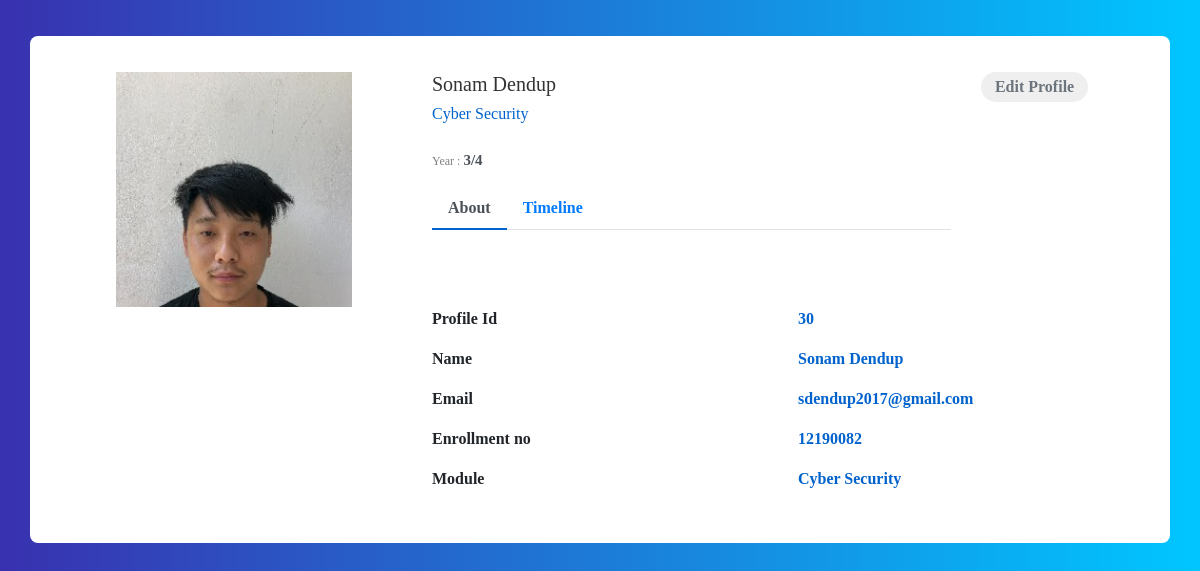
Screenshot of /details/ with the database file from the repository.
### core/models.py (models this page shows, shortened)
class Profile(models.Model):
    first_name = models.CharField(max_length=70)
    last_name = models.CharField(max_length=70)
    date = models.DateField()
    phone = models.BigIntegerField()
    email = models.EmailField()
    ranking = models.IntegerField()
    profession = models.CharField(max_length=200)
    status = models.CharField(choices=types,max_length=20,null=True,blank=False,default='BScIT A')
    present = models.BooleanField(default=False)
    image = models.ImageField()
    updated = models.DateTimeField(auto_now=True)
    shift = models.TimeField()

### core/views.py (the view)
# urls.py: path('details/', details, name= 'details'),
def details(request):
    try:
        last_face = LastFace.objects.last()
        profile = Profile.objects.get(Q(image__icontains=last_face))
    except:
        last_face = None
        profile = None
    context = {
        'profile': profile,
        'last_face': last_face
    }
    return render(request, 'core/details.html', context)

### core/models.py (called while the page is built)
    def __str__(self):
        return self.last_face

### core/templates/core/details.html (shortened to what this page needs)
{% extends "core/base.html" %}
{% load static %}
{% block content %}
{% if profile == None %}
<div class="container emp-profile">
    <div class="row">
        <div class="col-md-5">
            <div class="alert alert-warning">
                <svg width="1.0625em" height="1em" viewBox="0 0 17 16" class="bi bi-exclamation-triangle"
                    fill="currentColor" xmlns="http://www.w3.org/2000/svg">
                    <path fill-rule="evenodd"
                        d="M7.938 2.016a.146.146 0 0 0-.054.057L1.027 13.74a.176.176 0 0 0-.002.183c.016.03.037.05.054.06.015.01.034.017.066.017h13.713a.12.12 0 0 0 .066-.017.163.163 0 0 0 .055-.06.176.176 0 0 0-.003-.183L8.12 2.073a.146.146 0 0 0-.054-.057A.13.13 0 0 0 8.002 2a.13.13 0 0 0-.064.016zm1.044-.45a1.13 1.13 0 0 0-1.96 0L.165 13.233c-.457.778.091 1.767.98 1.767h13.713c.889 0 1.438-.99.98-1.767L8.982 1.566z" />
                    <path
                        d="M7.002 12a1 1 0 1 1 2 0 1 1 0 0 1-2 0zM7.1 5.995a.905.905 0 1 1 1.8 0l-.35 3.507a.552.552 0 0 1-1.1 0L7.1 5.995z" />
                </svg>
                <p><b>Note: </b>
                <ul>
                    <li>It takes some time to turn on the camera if your computer hardware
                        does not meet the requirements of the face recognition software</li>
                    <li>consider providing good lighting and good resolution cameras
                        for the software to work properly</li>
                </ul>
                <small>(Press 'q' to close camera)</small>
                </p>
            </div>
        </div>
        <div class="col-md-1">
        </div>
        <div class="col-md-6">
            <div class="col-md-3">
                <!-- <a   href="{% url 'home' %}"><input type="submit" class="profile-edit-btn m-2 "
                            name="btnAddMore" value="Return" /></a> -->
            </div>
            <div>
                <img src="{% static 'img/fgirl.jpg'%}" alt="" width="99%">
            </div>
        </div>
    </div>
</div>
{% else %}
<div class="container emp-profile">
        <div class="row">
            <div class="col-md-4">
                <div class="profile-img">
                    <img src="{{ profile.image.url }}" alt="" />
                </div>
            </div>
            <div class="col-md-6">
                <div class="profile-head">
                    <h5>
                        {{profile.first_name}} {{profile.last_name}}
                    </h5>
                    <h6>
                        {{profile.profession }}
                    </h6>
                    <p class="proile-rating">Year : <span>{{profile.ranking}}/4</span></p>
                    <ul class="nav nav-tabs" id="myTab" role="tablist">
                        <li class="nav-item">
                            <a class="nav-link active" id="home-tab" data-toggle="tab" href="#home" role="tab"
                                aria-controls="home" aria-selected="true">About</a>
                        </li>
                        <li class="nav-item">
                            <a class="nav-link" id="profile-tab" data-toggle="tab" href="#profile" role="tab"
                                aria-controls="profile" aria-selected="false">Timeline</a>
                        </li>
                    </ul>
                </div>
            </div>
            <div class="col-md-2">
                <a href="{% url 'edit_profile' profile.id %}"><input type="button" class="profile-edit-btn" name="btnAddMore" value="Edit Profile" /></a>
            </div>
        </div>
        <div class="row">
            <div class="col-md-4">
                <div class="profile-work">
                </div>
            </div>
            <div class="col-md-8">
                <div class="tab-content profile-tab" id="myTabContent">
                    <div class="tab-pane fade show active" id="home" role="tabpanel" aria-labelledby="home-tab">
                        <div class="row">
                            <div class="col-md-6">
                                <label>Profile Id</label>
                            </div>
                            <div class="col-md-6">
                                <p>{{profile.id}}</p>
                            </div>
                        </div>
                        <div class="row">
                            <div class="col-md-6">
                                <label>Name</label>
                            </div>
                            <div class="col-md-6">
                                <p>{{profile.first_name}} {{profile.last_name}}</p>
                            </div>
                        </div>
                        <div class="row">
                            <div class="col-md-6">
                                <label>Email</label>
                            </div>
                            <div class="col-md-6">
                                <p>{{profile.email}}</p>
                            </div>
                        </div>
                        <div class="row">
                            <div class="col-md-6">
                                <label>Enrollment no</label>
                            </div>
                            <div class="col-md-6">
                                <p>{{profile.phone}}</p>
                            </div>
                        </div>
                        <div class="row">
                            <div class="col-md-6">
                                <label>Module</label>
                            </div>
                            <div class="col-md-6">
                                <p>{{ profile.profession }}</p>
                            </div>
                        </div>
                    </div>
                </div>
            </div>
        </div>
</div>
{% endif %}
{% endblock content %}

### static/css/details.css (style rules this page uses)
.emp-profile { padding: 3%; margin-top: 3%; margin-bottom: 3%; border-radius: 0.5rem; background: #fff; }
.profile-img { text-align: center; }
.profile-img img { width: 70%; height: 100%; }
.profile-head h5 { color: #333; }
.profile-head h6 { color: #0062cc; }
.profile-edit-btn { border: none; border-radius: 1.5rem; width: 70%; padding: 2%; font-weight: 600; color: #6c757d; cursor: pointer; }
.proile-rating { font-size: 12px; color: #818182; margin-top: 5%; }
.proile-rating span { color: #495057; font-size: 15px; font-weight: 600; }
.profile-head .nav-tabs { margin-bottom:5%; }
.profile-head .nav-tabs .nav-link { font-weight:600; border: none; }
.profile-head .nav-tabs .nav-link.active { border: none; border-bottom:2px solid #0062cc; }
.profile-work { padding: 14%; margin-top: -15%; }
.profile-tab label { font-weight: 600; }
.profile-tab p { font-weight: 600; color: #0062cc; }

### static/css/body.css (style rules this page uses)
body { background: -webkit-linear-gradient(left, #3931af, #00c6ff); font-family:'Satisfy-Regular', cursive; }

### rows the page displays
Profile: image (picture), first_name "Sonam", last_name "Dendup", profession "Cyber Security", ranking "3", id "30", email "sdendup2017@gmail.com", phone "12190082"
